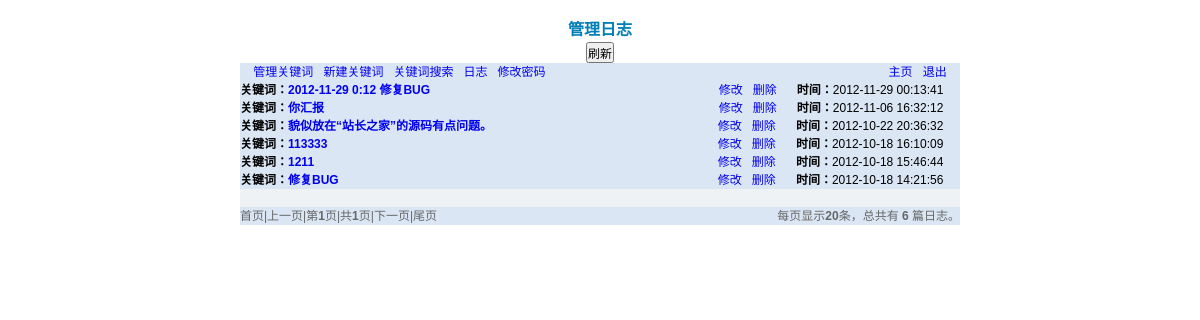
/admin/blogs.php (signed in), run on the app's committed database.
### tables this page shows
CREATE TABLE IF NOT EXISTS `blogs` (
  `id` int(10) NOT NULL AUTO_INCREMENT,
  `title` varchar(50) NOT NULL,
  `blog` text NOT NULL,
  `time` datetime NOT NULL,
  PRIMARY KEY (`id`)
);

### admin/blogsql.php (called while the page is built, shortened)
<?php
     $sql="select * from blogs";
     $result=mysql_query($sql);
	 $amount  = mysql_num_rows($result);
	if( isset($_GET['page']) ){
	   $page = intval( $_GET['page'] );
	}
	else{
	   $page = 1;
	}
	$page_size = 20;
     $sql="select * from blogs ORDER BY id desc limit ". ($page-1)*$page_size .", $page_size";
     $result=mysql_query($sql);
	 ?>

### admin/blogs.php (the view, shortened to what this page needs)
<?
if($_SESSION['admin']=="OK")
 {
?>
<!DOCTYPE html PUBLIC "-//W3C//DTD XHTML 1.0 Transitional//EN" "http://www.w3.org/TR/xhtml1/DTD/xhtml1-transitional.dtd">
<html xmlns="http://www.w3.org/1999/xhtml">
<head>
<link href="../sou.css" rel="stylesheet" type="text/css" />
</head>
<body>
<div align="center">
<p class="title" id="title">管理日志</p>
    <?php
     include('header.php');
	 include('blogsql.php');
	 include('../page.php');
	 while($rs=mysql_fetch_object($result))
    {
	  echo "
    <table width='60%' cellspacing='1' cellpadding='2'>
    <tr bgcolor='#DBE6F5'>
      <td><span style='float:left; text-align:left' title='".$rs->title."'><b>关键词：<font color=blue><a href='../blog.php?id=".$rs->id."' target='_blank' title='$rs->title'>$rs->title</a></font></b></span><span style='float: right; text-align:right'><a href=blogmodify.php?id=".$rs->id." title='修改 ".$rs->title."'>修改</a>&nbsp;&nbsp;&nbsp;<a href='blogdelete.php?id=$rs->id' title='删除 ".$rs->title."'>删除</a>&nbsp;&nbsp;&nbsp;&nbsp;&nbsp;&nbsp;<b>时间：</b>$rs->time&nbsp;&nbsp;&nbsp;&nbsp;&nbsp;</span></td>
   </tr>
   </table>
";
    }
	echo "
	<table width='60%' cellspacing='1' cellpadding='2'>
    <tr bgcolor='#EEF2F4'>
      <td>&nbsp;</td>
   </tr>
   </table>
	<table width='60%' cellspacing='1' cellpadding='2'>
    <tr bgcolor='#DBE6F5'>
      <td><span style='float:left; text-align:left'><font color=#666666>$page_string</font></span><span style='float:right; text-align:left'><font color=#666666>每页显示<b>$page_size</b>条，总共有&nbsp;<b>$amount</b>&nbsp;篇日志。<font></span></td>
   </tr>
   </table>
   <div id='footer'>
   ";
 } else{
	echo"<script language='javaScript'>window.location.href='login.php';</script>";
mysql_close();
 }
?>
</div>
</body>
</html>

### sou.css (style rules this page uses)
body,h1,h2,h3,h4,p,dl,dt,dd,ul,li,form,th,td,table,label,a { margin:0;padding:0;border:0;outline:0;font-size:100%;vertical-align:baseline;background:transparent }
body,button,input,select,textarea { font:12px/1.5 arial,simsun }
a { text-decoration:none;cursor:pointer }
table { border-collapse:collapse;border-spacing:0 }
html,body { height:100% }
body { min-height:600px;background:#fff }
#title { font-size: 16px;font-weight:bold;text-decoration:none;color:#007eb5; }

### data on the page
blogs: title "2012-11-29 0:12 修复BUG", time "2012-11-29 00:13:41"
blogs: title "你汇报", time "2012-11-06 16:32:12"
blogs: title "貌似放在“站长之家”的源码有点问题。", time "2012-10-22 20:36:32"
blogs: title "113333", time "2012-10-18 16:10:09"
blogs: title "1211", time "2012-10-18 15:46:44"
blogs: title "修复BUG", time "2012-10-18 14:21:56"

### other printed values
$page "1"
$page_count "1"
$page_size "20"
$amount "6"
